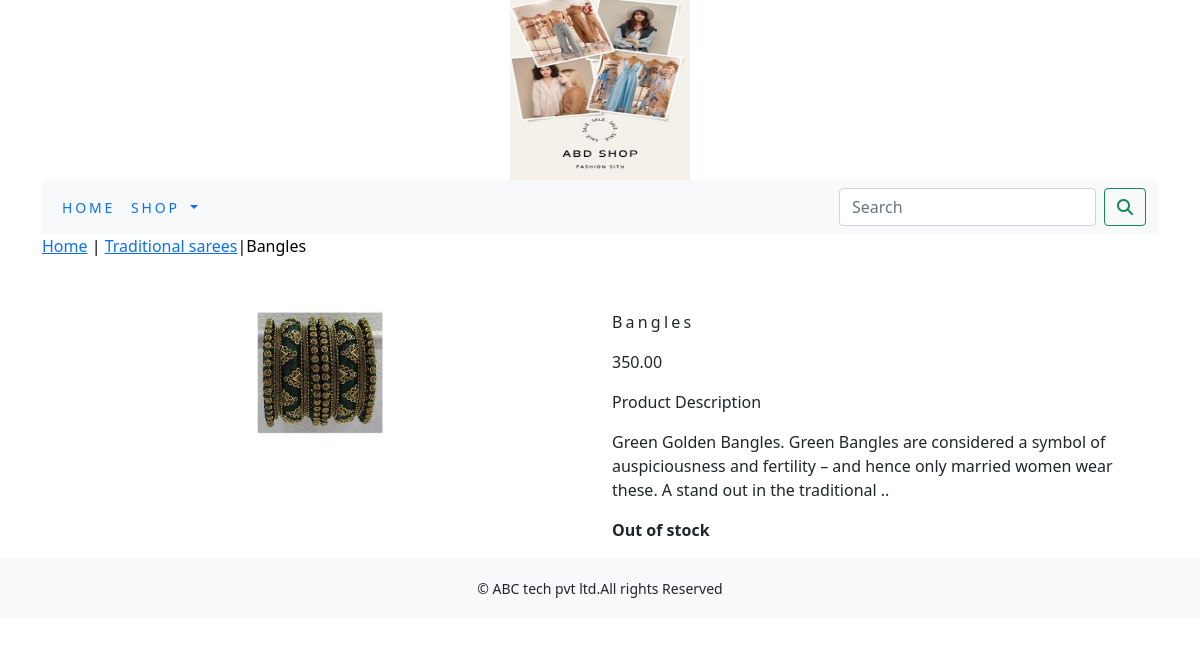
Page /shop/traditional-sarees/bangles/ on the committed database.
### shop/models.py (models this page shows, shortened)
class Product(models.Model):
    name=models.CharField(max_length=250,unique=True)
    slug=models.SlugField(max_length=250,unique=True)
    description=models.TextField(blank=True)
    price=models.DecimalField(max_digits=10,decimal_places=2)
    category=models.ForeignKey(Category,on_delete=models.CASCADE)
    image=models.ImageField(upload_to='product',blank=True)
    stock=models.IntegerField()
    available=models.BooleanField(default=True)
    created=models.DateTimeField(auto_now_add=True)
    updated=models.DateTimeField(auto_now=True)
    class Meta:
        ordering=('name',)
        verbose_name='product'
        verbose_name_plural='products'

class Category(models.Model):
    name=models.CharField(max_length=250,unique=True)
    slug=models.SlugField(max_length=250,unique=True)
    description=models.TextField(blank=True)
    image=models.ImageField(upload_to='category',blank=True)
    class Meta:
        ordering=('name',)
        verbose_name='category'
        verbose_name_plural='categories'
    def get_url(self):
        return reverse('shop:products_by_category',args=[self.slug])
    def __str__(self):
        return '{}'.format(self.name)

### shop/views.py (the view)
# urls.py: path('<slug:c_slug>/<slug:product_slug>/',views.proDetail,name='prodCatdetail')
def proDetail(request,c_slug,product_slug):
     try:
         product=Product.objects.get(category__slug=c_slug,slug=product_slug)
     except Exception as e:
         raise e
     return render(request,'product.html',{'product':product})

### cart/context_processors.py (called while the page is built)
def counter(request):
    item_count=0
    if 'admin' in request.path:
        return{}
    else:
        try:
            cart=Cart.objects.filter(cart_id=_cart_id(request))
            car_items=CartItem.objects.all().filter(cart=cart[:1])
            for cart_item in car_items:
                item_count += cart_item.quantity
        except Cart.DoesNotExist:
            item_count =0
    return dict(item_count=item_count)

### cart/views.py (called while the page is built)
def _cart_id(request):
    cart=request.session.session_key
    if not cart:
        cart=request.session.create()
    return cart

### shop/context_processors.py (called while the page is built)
def menu_links(request):
    links=Category.objects.all()
    return dict(links=links)

### template/product.html (shortened to what this page needs)
{% extends 'base.html' %}
{% load static %}
{% block content %}
<div class="row my_prod_row_class">
    <div class="mx_auto">
        <p><a href="{% url 'shop:allProdCat' %}">Home</a> | <a href ="{{product.category.get_url}}">{{product.category}}</a>|{{product.name}}</p>
</div>
</div>
<div class="container">
<br>
<div class="row">
    <div class="col-12 col-sm-12 col-md-12 col-lg-6 text-center">
        <div style="min-width:18rem">
            <img src="{{product.image.url}}" alt="{{product.name}}" style="width:150px; height:150px;">
        </div>
    </div>
        <div class="col-12 col-sm-12 col-md-12 col-lg-6">
            <div>
        <h1 class="my_prod_title">{{product.name}}</h1>
        <p>{{product.price}}</p>
        <p class="my_title">Product Description</p>
        <p class="text-justify my_rod_text">{{product.description}}</p>
        {% if product.stock <= 0 %}
        <p class="text-justify my_prod_text"><b>Out of stock</b></p>
        {% else %}
        <a class="btn btn-secondary" href="{% url 'cart:add_cart' product.id %}">Add to Cart</a>
        {% endif %}
    </div>
</div>
        </div>
</div>
{% endblock %}

### static/css/custom.css (style rules this page uses)
body { font-family: 'Roboto', sans-serif; }
.my_title { font-size:16px; text_transform:uppercase; }
.my_prod_row_class { padding-top:15px padding-bottom:20px }
.my_prod_row_class .mx_auto { color:#000; font-size:12px text-decoration:none; }
.my_prod_title { font-size:16px; text_transform:uppercase; letter-spacing:.2em; padding-top:15px; padding-bottom:10px; }
.my_prod_text { padding-right:20px; }

### rows in the picture
Product: category "Traditional sarees", name "Bangles", image (picture), price "350.00", description "Green Golden Bangles. Green Bangles are considered a symbol of auspiciousness and fertility – and hence only married women wear these. A stand out in the traditional .."
